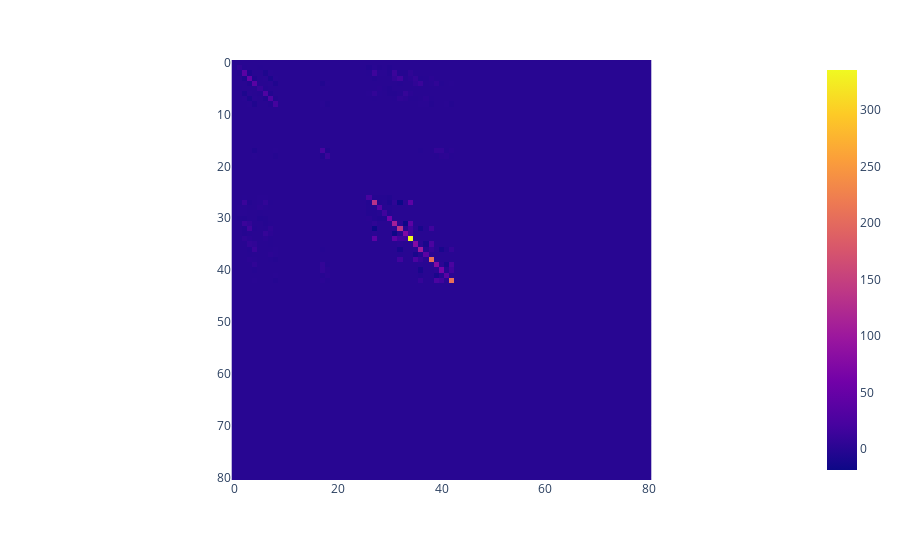

This figure's notebook cell:
### Markdown cell above
# Macierze globalne

### Code cell
S, H = Utilis.Gmatrix(N, nlg, wezly, a)

px.imshow(S)
px.imshow(H)

### Figure 1 — Plotly figure (JSON) as saved in the notebook; plotly's stock layout.template omitted (floating-point values rounded to 4 significant figures; data arrays with more than 128 entries replaced by an {"elided": "..."} marker saying what was removed)
{"data": [{"coloraxis": "coloraxis", "hovertemplate": "x: %{x}<br>y: %{y}<br>color: %{z}<extra></extra>", "name": "0", "type": "heatmap", "xaxis": "x", "yaxis": "y", "z": {"elided": "81x81 float values"}}], "layout": {"coloraxis": {"colorscale": [[0, "#0d0887"], [0.1111, "#46039f"], [0.2222, "#7201a8"], [0.3333, "#9c179e"], [0.4444, "#bd3786"], [0.5556, "#d8576b"], [0.6667, "#ed7953"], [0.7778, "#fb9f3a"], [0.8889, "#fdca26"], [1, "#f0f921"]]}, "margin": {"t": 60}, "xaxis": {"anchor": "y", "constrain": "domain", "domain": [0, 1], "scaleanchor": "y"}, "yaxis": {"anchor": "x", "autorange": "reversed", "constrain": "domain", "domain": [0, 1]}}}
